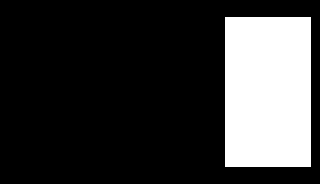

A level layout from a 2D game, rendered from its tile map. Below: a short description, then the map file with its tile-grid data intact:
An orthogonal 40x23 tile map with 8x8 px tiles, 1 tile layer (player_menu) and 7 objects (6x menu_option, menu).

<map version="1.2" tiledversion="1.2.4" orientation="orthogonal" renderorder="right-down" width="40" height="23" tilewidth="8" tileheight="8" infinite="0" nextlayerid="10" nextobjectid="11">
 <tileset firstgid="1" source="../ui/menu_tileset.tsx" />
 <layer id="9" name="player_menu" width="40" height="23">
  <data encoding="csv">
0,0,0,0,0,0,0,0,0,0,0,0,0,0,0,0,0,0,0,0,0,0,0,0,0,0,0,0,0,0,0,0,0,0,0,0,0,0,0,0,
0,0,0,0,0,0,0,0,0,0,0,0,0,0,0,0,0,0,0,0,0,0,0,0,0,0,0,0,0,0,0,0,0,0,0,0,0,0,0,0,
0,0,0,0,0,0,0,0,0,0,0,0,0,0,0,0,0,0,0,0,0,0,0,0,0,0,0,0,1,2,2,2,2,2,2,2,2,3,4,0,
0,0,0,0,0,0,0,0,0,0,0,0,0,0,0,0,0,0,0,0,0,0,0,0,0,0,0,0,26,27,27,28,27,28,28,28,28,28,29,0,
0,0,0,0,0,0,0,0,0,0,0,0,0,0,0,0,0,0,0,0,0,0,0,0,0,0,0,0,26,27,28,27,27,27,27,28,53,53,54,0,
0,0,0,0,0,0,0,0,0,0,0,0,0,0,0,0,0,0,0,0,0,0,0,0,0,0,0,0,26,27,28,28,52,52,27,28,52,53,29,0,
0,0,0,0,0,0,0,0,0,0,0,0,0,0,0,0,0,0,0,0,0,0,0,0,0,0,0,0,26,27,28,53,27,27,27,28,52,53,54,0,
0,0,0,0,0,0,0,0,0,0,0,0,0,0,0,0,0,0,0,0,0,0,0,0,0,0,0,0,26,27,28,28,52,27,27,28,52,53,29,0,
0,0,0,0,0,0,0,0,0,0,0,0,0,0,0,0,0,0,0,0,0,0,0,0,0,0,0,0,26,27,28,53,27,28,27,28,52,53,54,0,
0,0,0,0,0,0,0,0,0,0,0,0,0,0,0,0,0,0,0,0,0,0,0,0,0,0,0,0,26,27,28,27,28,28,28,28,52,53,29,0,
0,0,0,0,0,0,0,0,0,0,0,0,0,0,0,0,0,0,0,0,0,0,0,0,0,0,0,0,26,27,28,27,28,53,28,53,52,53,54,0,
0,0,0,0,0,0,0,0,0,0,0,0,0,0,0,0,0,0,0,0,0,0,0,0,0,0,0,0,26,52,27,27,28,27,28,27,52,53,29,0,
0,0,0,0,0,0,0,0,0,0,0,0,0,0,0,0,0,0,0,0,0,0,0,0,0,0,0,0,26,52,27,27,27,28,28,27,52,53,54,0,
0,0,0,0,0,0,0,0,0,0,0,0,0,0,0,0,0,0,0,0,0,0,0,0,0,0,0,0,26,27,27,28,27,28,53,27,52,53,29,0,
0,0,0,0,0,0,0,0,0,0,0,0,0,0,0,0,0,0,0,0,0,0,0,0,0,0,0,0,26,52,27,28,27,28,53,27,52,53,54,0,
0,0,0,0,0,0,0,0,0,0,0,0,0,0,0,0,0,0,0,0,0,0,0,0,0,0,0,0,26,27,27,28,52,53,53,27,52,53,29,0,
0,0,0,0,0,0,0,0,0,0,0,0,0,0,0,0,0,0,0,0,0,0,0,0,0,0,0,0,26,27,27,27,27,52,53,27,52,53,54,0,
0,0,0,0,0,0,0,0,0,0,0,0,0,0,0,0,0,0,0,0,0,0,0,0,0,0,0,0,26,27,52,52,52,52,53,52,52,53,29,0,
0,0,0,0,0,0,0,0,0,0,0,0,0,0,0,0,0,0,0,0,0,0,0,0,0,0,0,0,26,27,27,27,27,27,27,27,52,53,29,0,
0,0,0,0,0,0,0,0,0,0,0,0,0,0,0,0,0,0,0,0,0,0,0,0,0,0,0,0,26,52,52,52,52,52,52,52,52,53,54,0,
0,0,0,0,0,0,0,0,0,0,0,0,0,0,0,0,0,0,0,0,0,0,0,0,0,0,0,0,76,77,78,77,78,77,78,77,77,78,79,0,
0,0,0,0,0,0,0,0,0,0,0,0,0,0,0,0,0,0,0,0,0,0,0,0,0,0,0,0,0,0,0,0,0,0,0,0,0,0,0,0,
0,0,0,0,0,0,0,0,0,0,0,0,0,0,0,0,0,0,0,0,0,0,0,0,0,0,0,0,0,0,0,0,0,0,0,0,0,0,0,0
</data>
 </layer>
 <objectgroup id="2" name="player_menu">
  <object id="1" name="player_menu" type="menu" x="224" y="16" width="88" height="152" />
  <object id="3" name="1" type="menu_option" x="232" y="20" width="72" height="16">
   <properties>
    <property name="displayText" value="Party" />
   </properties>
  </object>
  <object id="5" name="2" type="menu_option" x="232" y="44" width="72" height="16">
   <properties>
    <property name="displayText" value="Items" />
   </properties>
  </object>
  <object id="6" name="3" type="menu_option" x="232" y="68" width="72" height="16">
   <properties>
    <property name="displayText" value="Skills" />
   </properties>
  </object>
  <object id="7" name="4" type="menu_option" x="232" y="92" width="72" height="16">
   <properties>
    <property name="displayText" value="Options" />
   </properties>
  </object>
  <object id="8" name="5" type="menu_option" x="232" y="116" width="72" height="16">
   <properties>
    <property name="displayText" value="Save" />
   </properties>
  </object>
  <object id="9" name="6" type="menu_option" x="232" y="140" width="72" height="16">
   <properties>
    <property name="displayText" value="Exit" />
   </properties>
  </object>
 </objectgroup>
</map>
